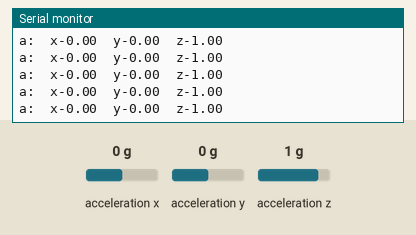
The sketch below on a simulated Arduino Uno, built for the host (arithmetic inside an expression is 32-bit, double 64-bit). Shown: the last lines printed to the serial monitor. Inputs (shaded band) come from the test bench; at power-on: acceleration x 0 g, acceleration y 0 g, acceleration z 1 g.

Above: at 1.2 s.
1.3 s: acceleration x set to -1.4 g
At 2.3 s:
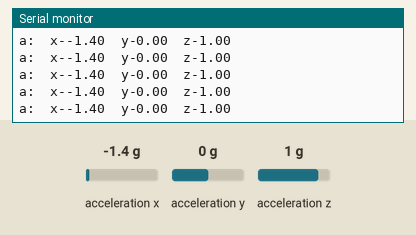
4.3 s: acceleration x set to 0 g
At 4.8 s:
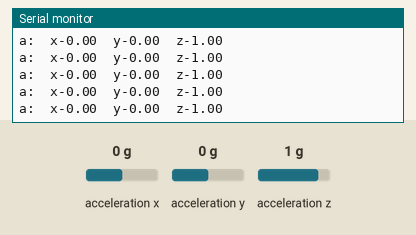
7.3 s: acceleration y set to -1.4 g
At 7.8 s:
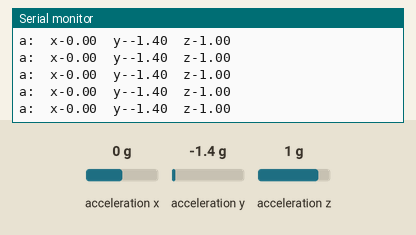
10.3 s: acceleration z set to -1.4 g
At 11.0 s:
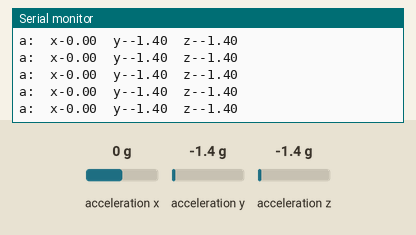
13.3 s: acceleration y set to 0 g
At 14.4 s:
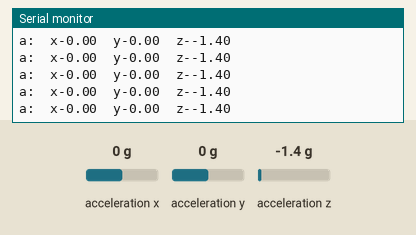

Measured:
- after the input at 1.3 s, the serial monitor: prints a new line at once (image 1)
- after the input at 4.3 s, the serial monitor: prints a new line at once (image 2)
- after the input at 7.3 s, the serial monitor: prints a new line at once (image 3)
- after the input at 10.3 s, the serial monitor: prints a new line at once (image 4)
- after the input at 13.3 s, the serial monitor: prints a new line at once (image 5)

The sketch:

Accelrometer_Test.ino
```cpp
/*
The Curie IMU library enables an Arduino or Genuino 101 to read the output of the on-board
IMU (Inertial Measurement Unit) containing an accelerometer and a gyroscope and elaborate
the raw data coming from it. - only compatible with Arduino or Genuino 101
 */

#include "CurieIMU.h"

void setup() {
  Serial.begin(9600); // initialize baud value
  while (!Serial);    // activate only when serial port is open

  // start the accelerometer device
  Serial.println("Starting the device...");
  CurieIMU.begin();

  // set.Accelerometer sets the range of the accelerometer as multiples of g, in this case range is 2G
  CurieIMU.setAccelerometerRange(2);
}

void loop() {
  float ax, ay, az;   //accelerometer values

  // read accelerometer measurements and scaled based on the above range (ax, ay, az)
  CurieIMU.readAccelerometerScaled(ax, ay, az);

  // print the x, y and z values (\t = seperated by tab)
  Serial.print("a:\t");
  Serial.print("x-");
  Serial.print(ax);
  Serial.print("\t");
  Serial.print("y-");
  Serial.print(ay);
  Serial.print("\t");
  Serial.print("z-");
  Serial.print(az);
  Serial.println();
}
```
